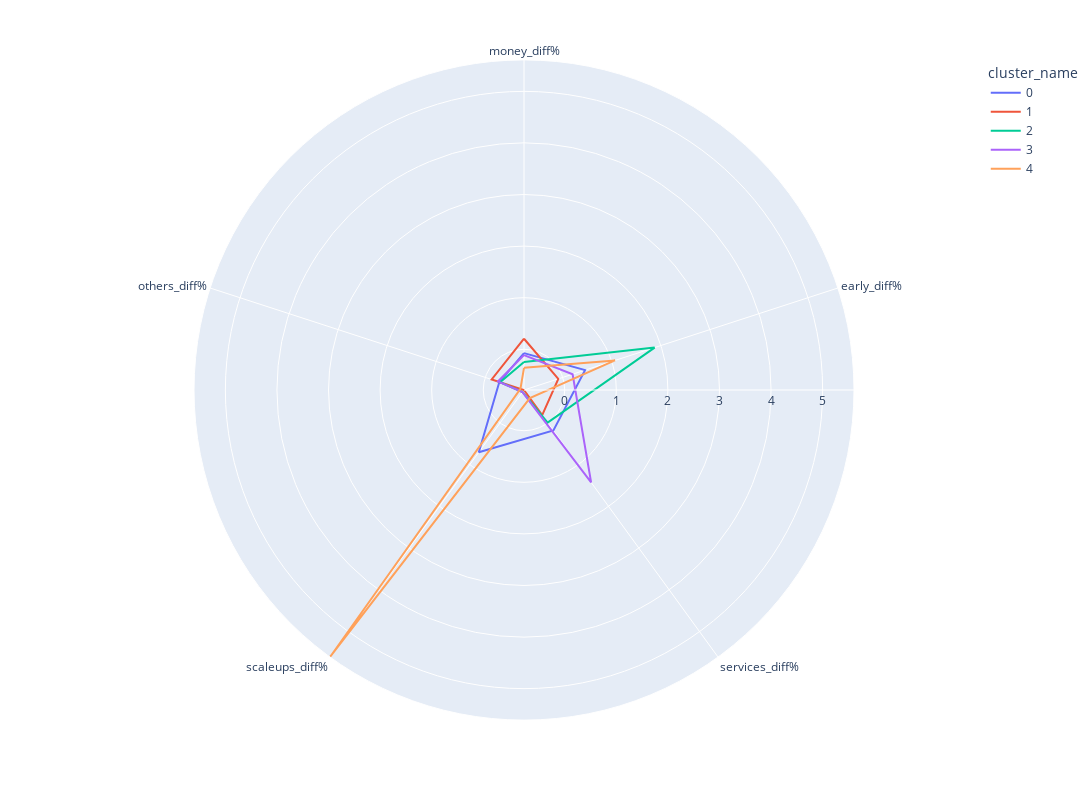

Notebook code cell kept with this figure:
### Code cell
#here is where i play with the number of clusers to figure out what they look like thanks to the polar chart.
import plotly.express as px

kmeans = KMeans(
        n_clusters=5, init="k-means++",
        n_init=10,
        tol=1e-04, random_state=42
    )

kmeans.fit(X)
clusters1=pd.DataFrame(X,columns=df1.columns)
clusters1['cluster_name']=kmeans.labels_
polar=clusters1.groupby("cluster_name").mean().reset_index()
polar=pd.melt(polar,id_vars=["cluster_name"])
fig4 = px.line_polar(polar, r="value", theta="variable", color="cluster_name", line_close=True,height=800,width=1400)
fig4.show()

### Figure 1 — Plotly figure (JSON) as saved in the notebook; plotly's stock layout.template omitted (floating-point values rounded to 4 significant figures)
{"data": [{"hovertemplate": "cluster_name=0<br>value=%{r}<br>variable=%{theta}<extra></extra>", "legendgroup": "0", "line": {"color": "#636efa", "dash": "solid"}, "marker": {"symbol": "circle"}, "mode": "lines", "name": "0", "r": [-0.07456, 0.4549, 0.18, 0.701, -0.2867, -0.07456], "showlegend": true, "subplot": "polar", "theta": ["money_diff%", "early_diff%", "services_diff%", "scaleups_diff%", "others_diff%", "money_diff%"], "type": "scatterpolar"}, {"hovertemplate": "cluster_name=1<br>value=%{r}<br>variable=%{theta}<extra></extra>", "legendgroup": "1", "line": {"color": "#EF553B", "dash": "solid"}, "marker": {"symbol": "circle"}, "mode": "lines", "name": "1", "r": [0.2042, -0.09022, -0.1891, -0.7894, -0.1307, 0.2042], "showlegend": true, "subplot": "polar", "theta": ["money_diff%", "early_diff%", "services_diff%", "scaleups_diff%", "others_diff%", "money_diff%"], "type": "scatterpolar"}, {"hovertemplate": "cluster_name=2<br>value=%{r}<br>variable=%{theta}<extra></extra>", "legendgroup": "2", "line": {"color": "#00cc96", "dash": "solid"}, "marker": {"symbol": "circle"}, "mode": "lines", "name": "2", "r": [-0.2478, 1.873, -0.009746, -0.7419, -0.3019, -0.2478], "showlegend": true, "subplot": "polar", "theta": ["money_diff%", "early_diff%", "services_diff%", "scaleups_diff%", "others_diff%", "money_diff%"], "type": "scatterpolar"}, {"hovertemplate": "cluster_name=3<br>value=%{r}<br>variable=%{theta}<extra></extra>", "legendgroup": "3", "line": {"color": "#ab63fa", "dash": "solid"}, "marker": {"symbol": "circle"}, "mode": "lines", "name": "3", "r": [-0.1131, 0.2014, 1.424, -0.7385, -0.2583, -0.1131], "showlegend": true, "subplot": "polar", "theta": ["money_diff%", "early_diff%", "services_diff%", "scaleups_diff%", "others_diff%", "money_diff%"], "type": "scatterpolar"}, {"hovertemplate": "cluster_name=4<br>value=%{r}<br>variable=%{theta}<extra></extra>", "legendgroup": "4", "line": {"color": "#FFA15A", "dash": "solid"}, "marker": {"symbol": "circle"}, "mode": "lines", "name": "4", "r": [-0.3595, 1.066, -0.596, 5.608, -0.7164, -0.3595], "showlegend": true, "subplot": "polar", "theta": ["money_diff%", "early_diff%", "services_diff%", "scaleups_diff%", "others_diff%", "money_diff%"], "type": "scatterpolar"}], "layout": {"height": 800, "legend": {"title": {"text": "cluster_name"}, "tracegroupgap": 0}, "margin": {"t": 60}, "polar": {"angularaxis": {"direction": "clockwise", "rotation": 90}, "domain": {"x": [0, 1], "y": [0, 1]}}, "width": 1400}}
